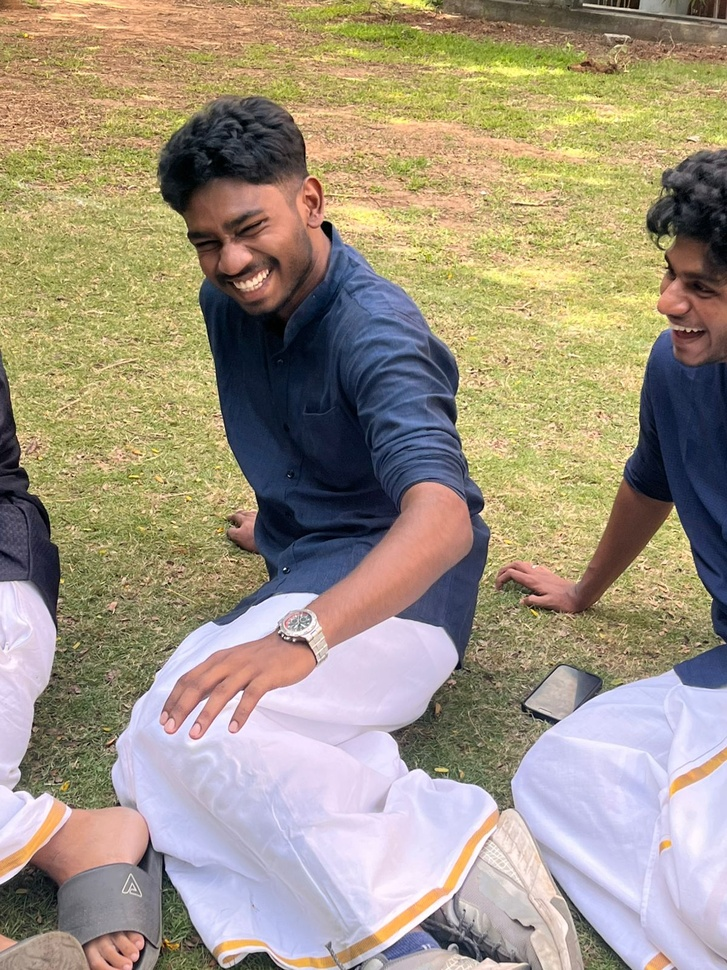
#> input picture backend/uploads/073ffee3-65ca-49cc-9c9b-59d0c8afe888_IMG-20250904-WA0016.jpg, 727 x 970 px, shrunk from 1200 x 1600 before the run
$ python -i image_processing.py   (imports and definitions only)   (older library calls are emulated)
#> lines starting #> are read from the running program, lines starting #| are printed output that depends on the picture
#> in process_image, img is the input picture: shape (970, 727, 3); mean B, G, R 129.8, 149.1, 161.3
import cv2
import numpy as np
from typing import Dict, List, Tuple
import json


def calculate_perceptual_metrics(img: np.ndarray) -> Dict[str, float]:
    """
    Calculate perceptual quality metrics (Wang et al., 2023)
    - Sharpness: Laplacian variance
    - Brightness balance: Histogram analysis
    - Contrast: Standard deviation of pixel values
    """
    # Convert to grayscale for some metrics
    gray = cv2.cvtColor(img, cv2.COLOR_BGR2GRAY)
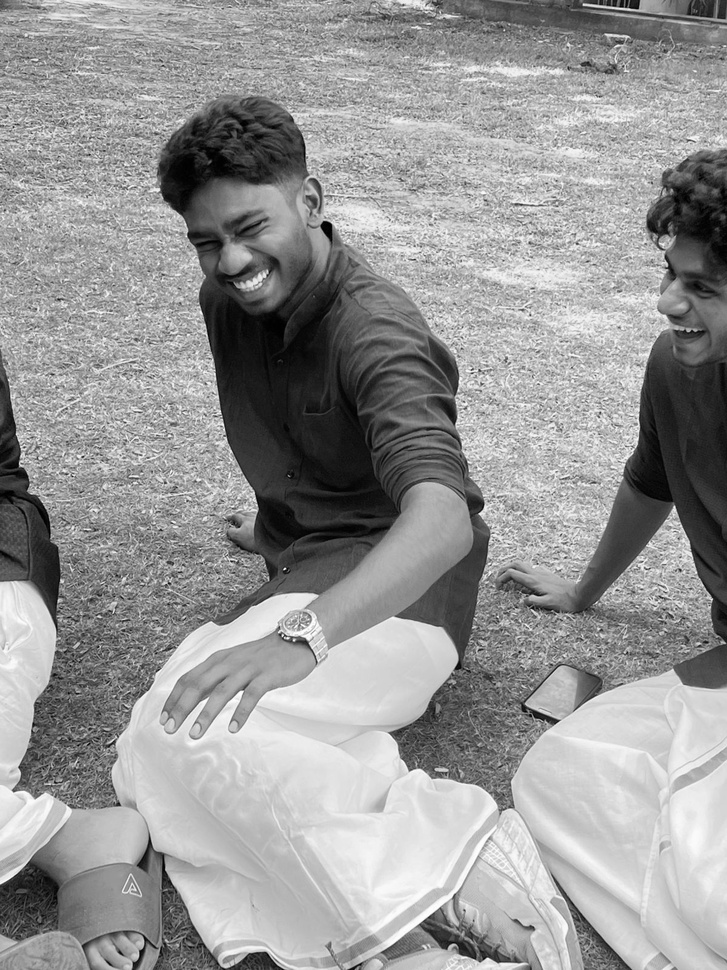
#> gray: shape (970, 727); min 0, max 255, mean 150.5

    # Sharpness (Laplacian variance)
    laplacian_var = cv2.Laplacian(gray, cv2.CV_64F).var()
#> laplacian_var = 2180.8

    # Brightness balance (histogram analysis)
    hist = cv2.calcHist([gray], [0], None, [256], [0, 256])
#> hist = 256 values, max 5492 at index 213, min 10 at index 255, mean 2754.6
    brightness_balance = np.std(hist) / np.mean(hist)
#> brightness_balance = 0.571

    # Contrast (standard deviation)
    contrast = np.std(gray)
#> contrast = 61.33

    # Color saturation (HSV)
    hsv = cv2.cvtColor(img, cv2.COLOR_BGR2HSV)
#> hsv: shape (970, 727, 3); mean H, S, V 59.5, 86.8, 171.5
    saturation_mean = np.mean(hsv[:, :, 1])
#> saturation_mean = 86.76

    return {
        "sharpness": float(laplacian_var),
        "brightness_balance": float(brightness_balance),
        "contrast": float(contrast),
        "saturation": float(saturation_mean)
    }


def generate_explainable_summary(original_metrics: Dict[str, float],
                                processed_metrics: Dict[str, float],
                                adjustments: Dict[str, float]) -> str:
    """
    Generate natural language explanation of enhancements (Zhou et al., 2022)
    """
    explanations = []

    # Analyze improvements
    sharpness_change = processed_metrics["sharpness"] - original_metrics["sharpness"]
    contrast_change = processed_metrics["contrast"] - original_metrics["contrast"]
    saturation_change = processed_metrics["saturation"] - original_metrics["saturation"]

    if abs(sharpness_change) > 50:
        if sharpness_change > 0:
            explanations.append("Enhanced image sharpness for clearer details")
        else:
            explanations.append("Softened image sharpness for smoother appearance")

    if abs(contrast_change) > 10:
        if contrast_change > 0:
            explanations.append("Increased contrast to make features more distinct")
        else:
            explanations.append("Reduced contrast for a more balanced look")

    if abs(saturation_change) > 20:
        if saturation_change > 0:
            explanations.append("Boosted color saturation for more vibrant colors")
        else:
            explanations.append("Desaturated colors for a more muted, elegant tone")

    # Add manual adjustments
    if adjustments.get("brightness", 0) != 0:
        brightness_val = adjustments["brightness"]
        if brightness_val > 0:
            explanations.append(f"Brightened the image by {brightness_val:.1f} levels")
        else:
            explanations.append(f"Darkened the image by {abs(brightness_val):.1f} levels")

    if adjustments.get("hue", 0) != 0:
        hue_val = adjustments["hue"]
        explanations.append(f"Shifted color hue by {hue_val:.0f} degrees")

    if adjustments.get("exposure", 0) != 0:
        exposure_val = adjustments["exposure"]
        if exposure_val > 0:
            explanations.append(f"Increased exposure by {exposure_val:.1f} stops")
        else:
            explanations.append(f"Decreased exposure by {abs(exposure_val):.1f} stops")

    if not explanations:
        explanations.append("Applied subtle enhancements to improve overall image quality")

    return " • ".join(explanations)


def apply_accessibility_filters(img: np.ndarray, filter_type: str) -> np.ndarray:
    """
    Apply accessibility filters (Topic 9, 2021 work on accessibility enhancement)
    """
    if filter_type == "high_contrast":
        # Increase contrast significantly
        lab = cv2.cvtColor(img, cv2.COLOR_BGR2LAB)
        l, a, b = cv2.split(lab)
        clahe = cv2.createCLAHE(clipLimit=3.0, tileGridSize=(8,8))
        l = clahe.apply(l)
        lab = cv2.merge([l, a, b])
        return cv2.cvtColor(lab, cv2.COLOR_LAB2BGR)

    elif filter_type == "colorblind_protanopia":
        # Simulate protanopia (red-blind)
        # Convert to LMS color space approximation
        img_float = img.astype(np.float32) / 255.0
        # Simple approximation for protanopia
        img_float[:, :, 2] = img_float[:, :, 1] * 0.5  # Reduce red channel
        return (img_float * 255).astype(np.uint8)

    elif filter_type == "colorblind_deuteranopia":
        # Simulate deuteranopia (green-blind)
        img_float = img.astype(np.float32) / 255.0
        img_float[:, :, 1] = img_float[:, :, 2] * 0.5  # Reduce green channel
        return (img_float * 255).astype(np.uint8)

    elif filter_type == "colorblind_tritanopia":
        # Simulate tritanopia (blue-blind)
        img_float = img.astype(np.float32) / 255.0
        img_float[:, :, 0] = img_float[:, :, 1] * 0.5  # Reduce blue channel
        return (img_float * 255).astype(np.uint8)

    return img


def process_image(input_path: str, output_path: str,
                 brightness: float = 0, contrast: float = 1.0,
                 saturation: float = 1.0, hue: float = 0,
                 exposure: float = 0, accessibility_filter: str = None,
                 auto_enhance: bool = False) -> str:
    """
    Enhanced image processing with explainable AI and perceptual quality metrics
    """
    img = cv2.imread(input_path, cv2.IMREAD_COLOR)
    if img is None:
        return "Error: Could not load image"

    # Calculate original perceptual metrics
    original_metrics = calculate_perceptual_metrics(img)
#> original_metrics = {'sharpness': 2180.8, 'brightness_balance': 0.571, 'contrast': 61.33, 'saturation': 86.76}

    # Convert to float32 for processing
    img_float = img.astype(np.float32) / 255.0

    # Auto-enhancement based on perceptual metrics (Wang et al., 2023)
    if auto_enhance:
        # Auto-adjust brightness if image is too dark/bright
        gray = cv2.cvtColor(img, cv2.COLOR_BGR2GRAY)
        mean_brightness = np.mean(gray)
        if mean_brightness < 80:  # Too dark
            brightness += 0.2
        elif mean_brightness > 180:  # Too bright
            brightness -= 0.2

        # Auto-adjust contrast if image lacks contrast
        if original_metrics["contrast"] < 30:
            contrast = max(contrast, 1.2)

        # Auto-adjust saturation if colors are muted
        if original_metrics["saturation"] < 100:
            saturation = max(saturation, 1.1)

    # Apply brightness adjustment
    if brightness != 0:
        img_float = np.clip(img_float + brightness, 0, 1)

    # Apply contrast adjustment
    if contrast != 1.0:
        img_float = np.clip(img_float * contrast, 0, 1)

    # Apply exposure adjustment
    if exposure != 0:
        img_float = np.clip(img_float * (2 ** exposure), 0, 1)

    # Apply gamma correction for better tone mapping
    if contrast != 1.0:
        gamma = 1.0 / contrast if contrast > 0 else 1.0
        img_float = np.power(img_float, gamma)

    # Convert back to uint8
    img_processed = (img_float * 255).astype(np.uint8)

    # Apply saturation and hue adjustments
    if saturation != 1.0 or hue != 0:
        # Convert to HSV for saturation and hue adjustments
        hsv = cv2.cvtColor(img_processed, cv2.COLOR_BGR2HSV).astype(np.float32)

        # Adjust saturation
        hsv[:, :, 1] = np.clip(hsv[:, :, 1] * saturation, 0, 255)

        # Adjust hue
        if hue != 0:
            hsv[:, :, 0] = (hsv[:, :, 0] + hue) % 180

        # Convert back to BGR
        img_processed = cv2.cvtColor(hsv.astype(np.uint8), cv2.COLOR_HSV2BGR)

    # Apply accessibility filters if specified
    if accessibility_filter:
        img_processed = apply_accessibility_filters(img_processed, accessibility_filter)

    # Calculate processed perceptual metrics
    processed_metrics = calculate_perceptual_metrics(img_processed)
#> processed_metrics has the same summary as original_metrics

    # Save the processed image
    cv2.imwrite(output_path, img_processed)

    # Generate explainable summary (Zhou et al., 2022)
    adjustments = {
        "brightness": brightness,
        "contrast": contrast,
        "saturation": saturation,
        "hue": hue,
        "exposure": exposure
    }

    summary = generate_explainable_summary(original_metrics, processed_metrics, adjustments)
#> in generate_explainable_summary, `sharpness_change = processed_metrics["sharpness"] - original_metrics["..`: sharpness_change = 0

    # Add accessibility filter info if applied
    if accessibility_filter:
        filter_names = {
            "high_contrast": "High Contrast",
            "colorblind_protanopia": "Protanopia Simulation",
            "colorblind_deuteranopia": "Deuteranopia Simulation",
            "colorblind_tritanopia": "Tritanopia Simulation"
        }
        summary += f" • Applied {filter_names.get(accessibility_filter, accessibility_filter)} accessibility filter"

    return summary

>>> result = process_image('../uploads/073ffee3-65ca-49cc-9c9b-59d0c8afe888_IMG-20250904-WA0016.jpg', 'out.png')
